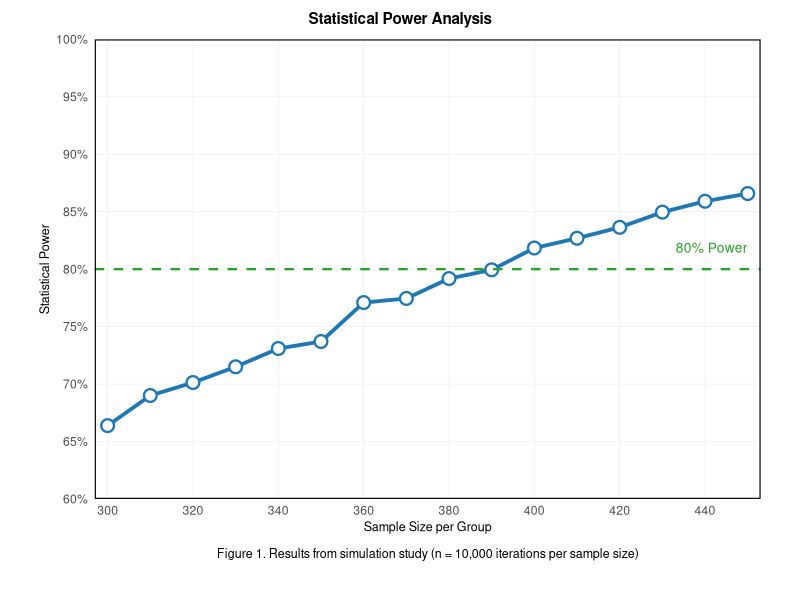

This chart was generated by the following R code:
## ---- chunk 1
# Create data frames for all effect sizes
data_10 <- data.frame(
  Power = c(0.8, 0.85, 0.9),
  `Sample size per scenario` = c(390, 436, 496),
  `No. of pears per species in 1 scenario` = c(195, 218, 248),
  `No. of trees per species in 1 scenario` = c(7, 7, 8),
  `No. of ecotrons per scenario` = c(3, 3, 3),
  check.names = FALSE  
)

data_15 <- data.frame(
  Power = c(0.8, 0.85, 0.9),
  `Sample size per scenario` = c(175, 195, 222),
  `No. of pears per species in 1 scenario` = c(88, 98, 111),
  `No. of trees per species in 1 scenario` = c(3, 4, 4),
  `No. of ecotrons per scenario` = c(1, 2, 2),
  check.names = FALSE
)

data_20 <- data.frame(
  Power = c(0.8, 0.85, 0.9),
  `Sample size per scenario` = c(100, 111, 126),
  `No. of pears per species in 1 scenario` = c(50, 56, 63),
  `No. of trees per species in 1 scenario` = c(2, 2, 2),
  `No. of ecotrons per scenario` = c(1, 1, 1),
  check.names = FALSE
)

# Transpose and combine all data
transposed_10 <- t(data_10[-1])  # Remove Power column
transposed_15 <- t(data_15[-1])
transposed_20 <- t(data_20[-1])
combined_data <- cbind(transposed_10, transposed_15, transposed_20)

# Clean row names by removing dots
rownames(combined_data) <- gsub("\\.", " ", rownames(combined_data))

# Set column names (Power levels repeated for each effect size)
colnames(combined_data) <- rep(c("0.8", "0.85", "0.9"), 3)

# Create LaTeX table with proper row name formatting
library(kableExtra)

kable(combined_data, format = "latex", booktabs = TRUE,
      caption = "Number of trees and ecotrons per scenario",
      align = "c",
      row.names = TRUE,
      escape = FALSE) %>%  # Important for special LaTeX characters
  add_header_above(c(" " = 1, 
                   "Effect size = 10" = 3, 
                   "Effect size = 15" = 3,
                   "Effect size = 20" = 3),
                 bold = TRUE) %>%
  kable_styling(latex_options = c("hold_position", "scale_down"),
                font_size = 9,
                full_width = FALSE) %>%
  row_spec(0, bold = TRUE) %>%
  column_spec(1, bold = TRUE, width = "5cm") %>%  # Wider first column
  column_spec(2:10, width = "1.5cm") %>%  # Adjust other columns
  row_spec(1:nrow(combined_data), extra_css = "white-space: nowrap;")
## ---- chunk 2
# Parameters
Nvec <- seq(300, 450, by = 10)  # Sample sizes to test
n_simulations <- 10000            # Number of simulations per sample size
alpha <- 0.05/6                   # Bonferroni-adjusted alpha
delta <- 10                       # Effect size
sd_pilot <- 36.23                 # Pilot SD
sd_inflated <- sd_pilot * 1.1     # Conservative SD estimate
mean <- 55                        # Pilot mean

# Initialize results vector
sampleSizePower <- numeric(length(Nvec))
names(sampleSizePower) <- Nvec
pval = numeric(n_simulations)

set.seed(1234)  # For reproducibility

for (j in seq_along(Nvec)) {
  N <- Nvec[j]
  significant <- logical(n_simulations)  # Track significant results
  
  for (i in 1:n_simulations) {
    # Generate data
    control <- rnorm(N, mean = 55, sd = sd_inflated)
    tx1 <- rnorm(N, mean = 55 + delta, sd = sd_inflated)
    
    # Two-sided t-tests
    pval[i] <- t.test(control, tx1, mu = 0, alternative = "two.sided")$p.value
    
    significant[i] <- pval[i] < 0.05/6
  }
  
  # Calculate power for this sample size
  sampleSizePower[j] <- mean(significant)
}

## ---- chunk 3
library(ggplot2)
library(cowplot)  # For additonal theme options
plot_data <- data.frame(
  SampleSize = Nvec,
  Power = sampleSizePower
)
# Create the plot with borders and caption
power_plot <- ggplot(plot_data, aes(x = SampleSize, y = Power)) +
  # Main plot elements
  geom_line(color = "#1f77b4", linewidth = 1.3) +
  geom_point(color = "#1f77b4", size = 3.5, shape = 21, fill = "white", stroke = 1.2) +
  
  # Reference lines
  geom_hline(
    yintercept = c(0.8),
    linetype = c("dashed"),
    color = c("#2ca02c"),
    linewidth = 0.8
  ) +
  
  # Annotations
  annotate(
    "text",
    x = max(Nvec),
    y = c(0.81),
    label = c("80% Power"),
    color = c("#2ca02c"),
    hjust = 1,
    vjust = -0.5,
    size = 3.5
  ) +
  
  # Scales
  scale_y_continuous(
    limits = c(0.6, 1.0),
    breaks = seq(0.6, 1.0, 0.05),
    labels = scales::percent_format(accuracy = 1),
    expand = c(0, 0)
  ) +
  scale_x_continuous(
    breaks = seq(300, 450, 20),
    expand = c(0.02, 0.02)
  ) +
  
  # Labels
  labs(
    x = "Sample Size per Group",
    y = "Statistical Power",
    caption = "Figure 1. Results from simulation study (n = 10,000 iterations per sample size)"
  ) +
  
  # Theme customization
  theme_minimal(base_size = 11) +
  theme(
    panel.grid.minor = element_blank(),
    panel.grid.major = element_line(linewidth = 0.2),
    plot.title = element_text(face = "bold", hjust = 0.5, size = 11),
    plot.subtitle = element_text(hjust = 0.5, color = "gray30", size = 9),
    axis.title = element_text(size = 9),
    panel.border = element_rect(colour = "black", fill = NA, linewidth = 0.8),
    plot.caption = element_text(hjust = 0.5, size = 9, margin = margin(t = 10)),
    plot.margin = unit(c(1, 1, 1, 1), "cm")
  )

# Add title and subtitle with proper borders
final_plot <- ggdraw(power_plot) + 
  draw_label("Statistical Power Analysis", 
             x = 0.5, y = 0.97, size = 11, fontface = "bold") 

# Display the plot
final_plot
